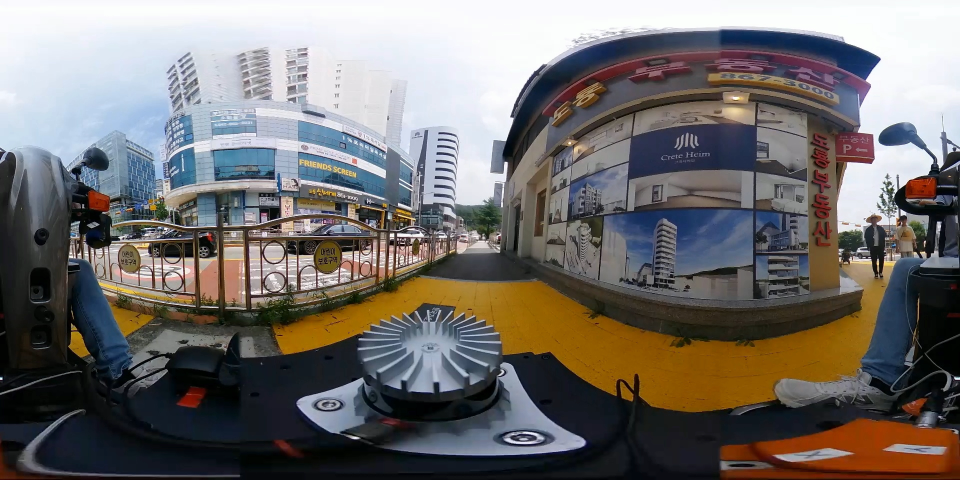
#> input picture erp/erp.png, 1920 x 960 px (shown at 1/2 size)
$ python erp.py
#> lines starting #> are read from the running program, lines starting #| are printed output that depends on the picture
import cv2 as cv
import numpy as np
import math

img = cv.imread("../erp.png")
#> img is the input picture: shape (960, 1920, 3); mean B, G, R 108.1, 110.4, 114.5
W = 1920
H = 960
cx = W/2
cy = H/2
hfov = 120
vfov = 90
PI = math.pi
f = W / (2 * PI)
Wd = int(2*f*math.tan(math.radians(hfov/2)))
Hd = int(2*f*math.tan(math.radians(vfov/2)))
dcx = Wd/2
dcy = Hd/2
dst = []
for y in range(0,Hd) :
    dst_y = []
    for x in range(0,Wd) :
        dst_x = [0,0,0]
        dst_y.append(dst_x)
    dst.append(dst_y)
dst = np.array(dst,dtype=np.uint8)

cv.namedWindow('windw')

for x in range(0,Wd-1):
    for y in range(0,Hd-1):
        D = math.sqrt((x-dcx)**2+(y-dcy)**2)
        if D == 0 :
            continue
        img_x = math.asin((x-dcx)/D)*W/(2*PI)+cx
        pi = math.atan(f/D)
        img_y= pi *H/PI +cy
        dst[y,x] = img[int(img_y),int(img_x)]
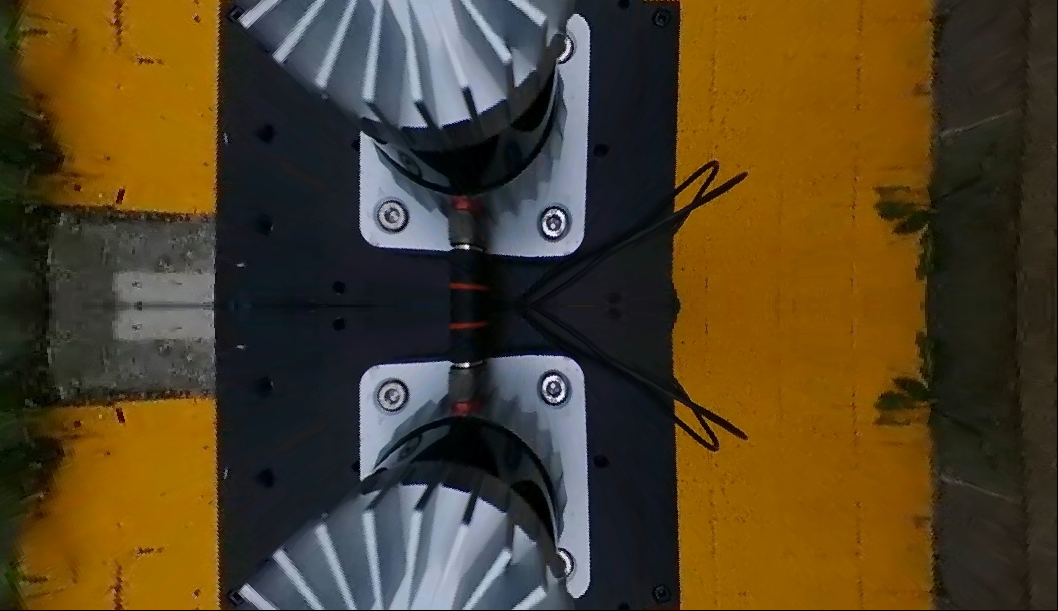
#> dst: shape (611, 1058, 3); mean B, G, R 37, 65.1, 81.2
cv.imshow('windw',dst)

cv.waitKey()
